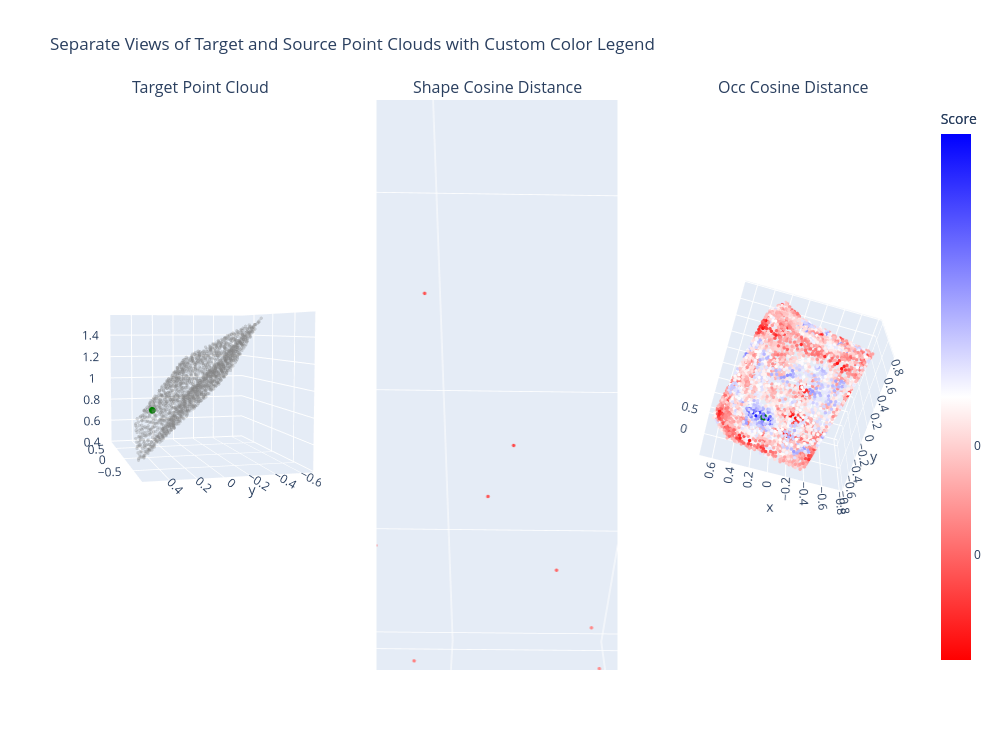

The cell this chart's notebook holds for it:
### Code cell
# Step 1: Randomly select an index `i` from `gt_correspondence[:,1]`
# random_idx = gt_correspondence[:, 1][torch.randint(0, gt_correspondence.size(0), (1,))].item()
random_s, random_t = gt_correspondence[torch.randint(0, gt_correspondence.size(0), (1,))][0]
random_s, random_t = random_s.item(), random_t.item()
selected_src_point = src_pcd[random_s]
selected_trg_point = trg_pcd[random_t]
selected_shape_scores = shape_scores[0, :, random_t].numpy()
shape_color_scale = (selected_shape_scores + 1) / 2
selected_occ_scores = occ_scores[0, :, random_t].numpy()
occ_color_scale = (selected_occ_scores + 1) / 2
custom_colorscale = [[0, 'red'], [0.5, 'white'], [1, 'blue']]

# Create a subplot figure with two plots side by side
fig = sp.make_subplots(rows=1, cols=3, subplot_titles=("Target Point Cloud", "Shape Cosine Distance", "Occ Cosine Distance"),
                       specs=[[{'type': 'scatter3d'}, {'type': 'scatter3d'}, {'type': 'scatter3d'}]])

# Plot target point cloud (trg_pcd) in semi-transparent blue in the first subplot
fig.add_trace(go.Scatter3d(
    x=trg_pcd[:, 0].numpy(),
    y=trg_pcd[:, 1].numpy(),
    z=trg_pcd[:, 2].numpy(),
    mode='markers',
    marker=dict(size=2, color='gray', opacity=0.3),
    name="Target Point Cloud"
), row=1, col=1)

# Highlight selected target point in opaque green in the first subplot
fig.add_trace(go.Scatter3d(
    x=[selected_trg_point[0].item()],
    y=[selected_trg_point[1].item()],
    z=[selected_trg_point[2].item()],
    mode='markers',
    marker=dict(size=4, color='green', opacity=1.0),
    name="Selected Target Point"
), row=1, col=1)

# Highlight selected target point in opaque green in the first subplot
fig.add_trace(go.Scatter3d(
    x=[selected_src_point[0].item()],
    y=[selected_src_point[1].item()],
    z=[selected_src_point[2].item()],
    mode='markers',
    marker=dict(size=4, color='green', opacity=1.0),
    name="Selected Source Point"
), row=1, col=2)
# Highlight selected target point in opaque green in the first subplot
fig.add_trace(go.Scatter3d(
    x=[selected_src_point[0].item()],
    y=[selected_src_point[1].item()],
    z=[selected_src_point[2].item()],
    mode='markers',
    marker=dict(size=4, color='green', opacity=1.0),
    name="Selected Source Point"
), row=1, col=3)

# Plot source point cloud (src_pcd) with interpolated color based on scores in the second subplot
fig.add_trace(go.Scatter3d(
    x=src_pcd[:, 0].numpy(),
    y=src_pcd[:, 1].numpy(),
    z=src_pcd[:, 2].numpy(),
    mode='markers',
    marker=dict(size=2, color=shape_color_scale, colorscale=custom_colorscale, 
                colorbar=dict(title="Score", tickvals=[0, 0.5, 1], ticktext=['-1', '0', '1'])),
    name="Source Point Cloud (Interpolated Scores)"
), row=1, col=2)

# Plot source point cloud (src_pcd) with interpolated color based on scores in the second subplot
fig.add_trace(go.Scatter3d(
    x=src_pcd[:, 0].numpy(),
    y=src_pcd[:, 1].numpy(),
    z=src_pcd[:, 2].numpy(),
    mode='markers',
    marker=dict(size=2, color=occ_color_scale, colorscale=custom_colorscale, 
                colorbar=dict(title="Score", tickvals=[0, 0.5, 1], ticktext=['-1', '0', '1'])),
    name="Source Point Cloud (Interpolated Scores)"
), row=1, col=3)

# Set layout for better visualization
fig.update_layout(title="Separate Views of Target and Source Point Clouds with Custom Color Legend", showlegend=False)

# Resize layout and show
fig.update_layout(width=1000, height=750)
fig.show()

### Figure 1 — Plotly figure (JSON) as saved in the notebook; plotly's stock layout.template omitted (floating-point values rounded to 4 significant figures; data arrays with more than 128 entries replaced by an {"elided": "..."} marker saying what was removed)
{"data": [{"marker": {"color": "gray", "opacity": 0.3, "size": 2}, "mode": "markers", "name": "Target Point Cloud", "scene": "scene", "type": "scatter3d", "x": {"elided": "1688 float values"}, "y": {"elided": "1688 float values"}, "z": {"elided": "1688 float values"}}, {"marker": {"color": "green", "opacity": 1, "size": 4}, "mode": "markers", "name": "Selected Target Point", "scene": "scene", "type": "scatter3d", "x": [-0.3948], "y": [0.4336], "z": [0.8352]}, {"marker": {"color": "green", "opacity": 1, "size": 4}, "mode": "markers", "name": "Selected Source Point", "scene": "scene2", "type": "scatter3d", "x": [0.1391], "y": [-0.5597], "z": [0.2439]}, {"marker": {"color": "green", "opacity": 1, "size": 4}, "mode": "markers", "name": "Selected Source Point", "scene": "scene3", "type": "scatter3d", "x": [0.1391], "y": [-0.5597], "z": [0.2439]}, {"marker": {"color": {"elided": "3311 float values"}, "colorbar": {"ticktext": ["-1", "0", "1"], "tickvals": [0, 0.5, 1], "title": {"text": "Score"}}, "colorscale": [[0, "red"], [0.5, "white"], [1, "blue"]], "size": 2}, "mode": "markers", "name": "Source Point Cloud (Interpolated Scores)", "scene": "scene2", "type": "scatter3d", "x": {"elided": "3311 float values"}, "y": {"elided": "3311 float values"}, "z": {"elided": "3311 float values"}}, {"marker": {"color": {"elided": "3311 float values"}, "colorbar": {"ticktext": ["-1", "0", "1"], "tickvals": [0, 0.5, 1], "title": {"text": "Score"}}, "colorscale": [[0, "red"], [0.5, "white"], [1, "blue"]], "size": 2}, "mode": "markers", "name": "Source Point Cloud (Interpolated Scores)", "scene": "scene3", "type": "scatter3d", "x": {"elided": "3311 float values"}, "y": {"elided": "3311 float values"}, "z": {"elided": "3311 float values"}}], "layout": {"annotations": [{"font": {"size": 16}, "showarrow": false, "text": "Target Point Cloud", "x": 0.1444, "xanchor": "center", "xref": "paper", "y": 1, "yanchor": "bottom", "yref": "paper"}, {"font": {"size": 16}, "showarrow": false, "text": "Shape Cosine Distance", "x": 0.5, "xanchor": "center", "xref": "paper", "y": 1, "yanchor": "bottom", "yref": "paper"}, {"font": {"size": 16}, "showarrow": false, "text": "Occ Cosine Distance", "x": 0.8556, "xanchor": "center", "xref": "paper", "y": 1, "yanchor": "bottom", "yref": "paper"}], "height": 750, "scene": {"aspectmode": "auto", "aspectratio": {"x": 1.256, "y": 0.9266, "z": 0.8589}, "camera": {"center": {"x": 0, "y": 0, "z": 0}, "eye": {"x": -4.005, "y": 1.023, "z": 0.3421}, "projection": {"type": "perspective"}, "up": {"x": 0, "y": 0, "z": 1}}, "domain": {"x": [0, 0.2889], "y": [0, 1]}}, "scene2": {"aspectmode": "auto", "aspectratio": {"x": 1.125, "y": 1.165, "z": 0.7631}, "camera": {"center": {"x": 0, "y": 0, "z": 0}, "eye": {"x": 9.269e-05, "y": 0.006164, "z": -0.008461}, "projection": {"type": "perspective"}, "up": {"x": 0, "y": 0, "z": 1}}, "domain": {"x": [0.3556, 0.6444], "y": [0, 1]}}, "scene3": {"aspectmode": "auto", "aspectratio": {"x": 1.125, "y": 1.165, "z": 0.7631}, "camera": {"center": {"x": 0, "y": 0, "z": 0}, "eye": {"x": 0.6477, "y": 2.181, "z": -4.808}, "projection": {"type": "perspective"}, "up": {"x": 0, "y": 0, "z": 1}}, "domain": {"x": [0.7111, 1], "y": [0, 1]}}, "showlegend": false, "title": {"text": "Separate Views of Target and Source Point Clouds with Custom Color Legend"}, "width": 1000}}
